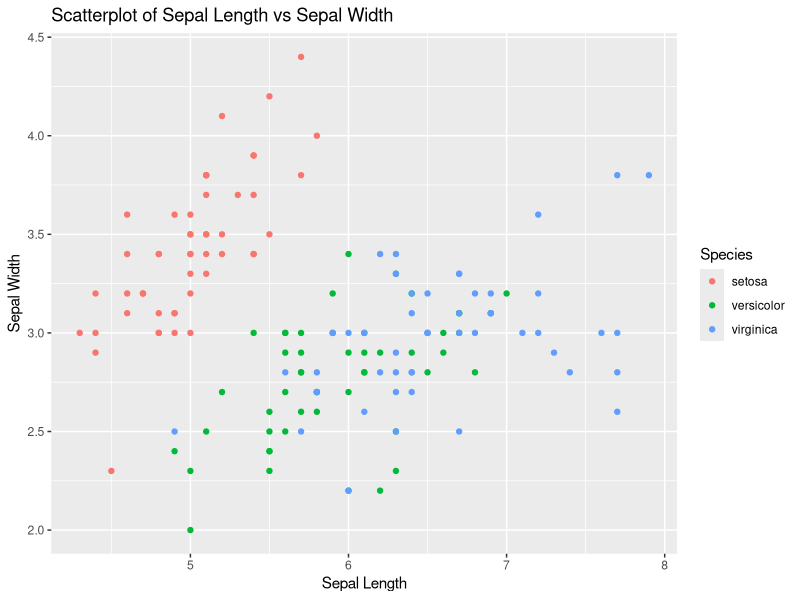
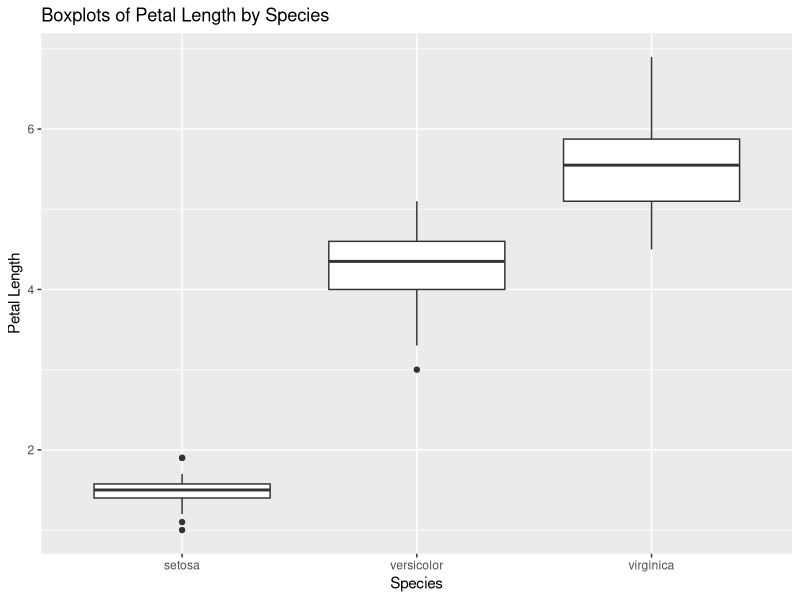
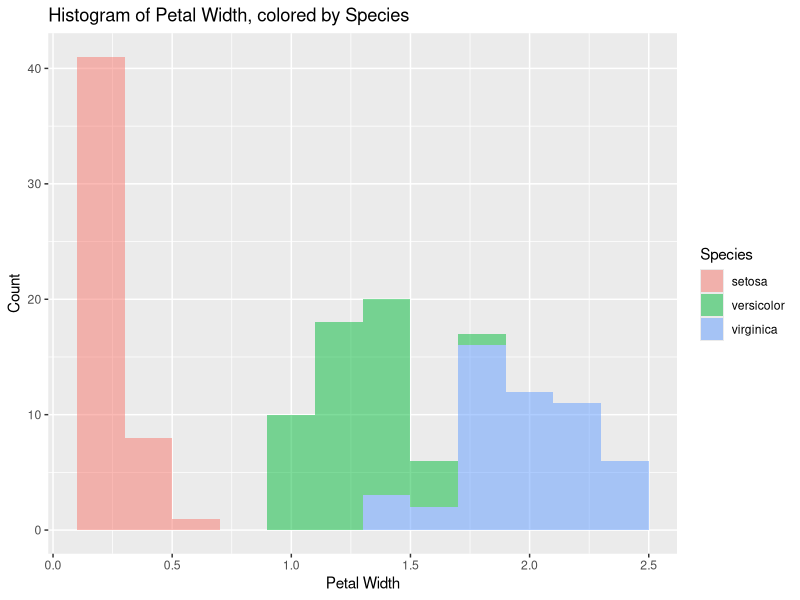
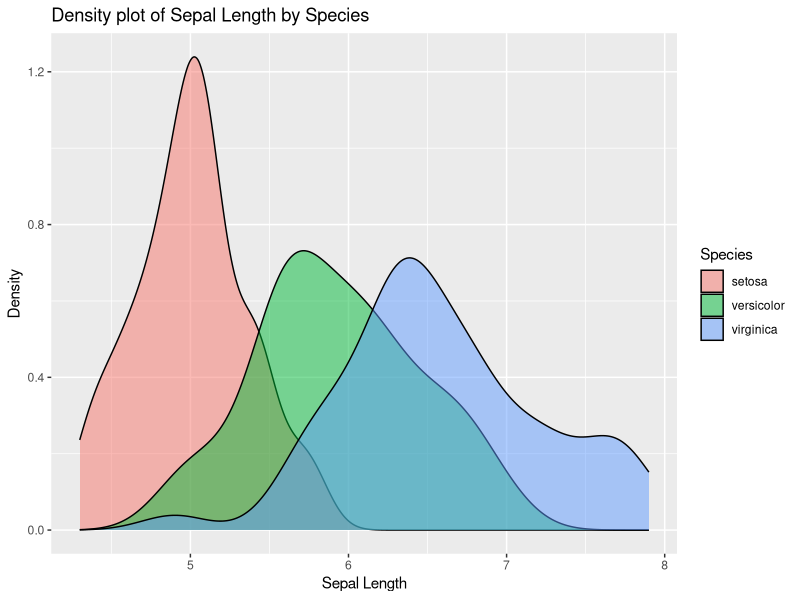
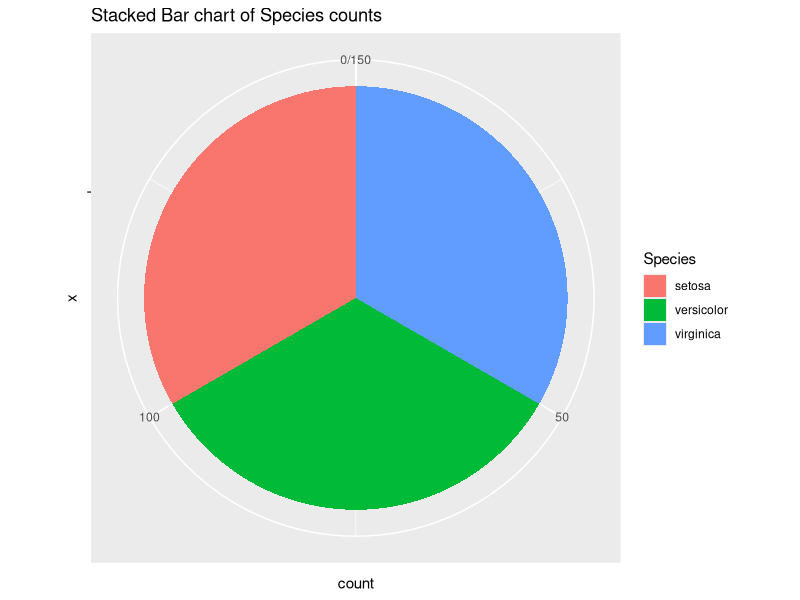
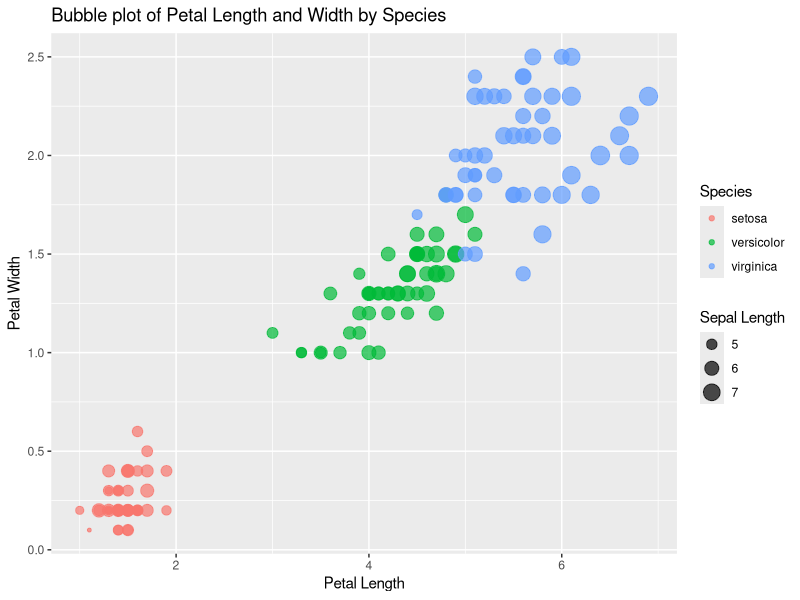

Here is the R script that generated these plots, in order:
library(ggplot2)
data(iris)
#Scatterplot of Sepal Length vs Sepal Width, colored by Species
ggplot(iris, aes(x = Sepal.Length, y = Sepal.Width, color = Species)) + 
  geom_point() +
  labs(title = "Scatterplot of Sepal Length vs Sepal Width", 
       x = "Sepal Length", y = "Sepal Width")
#Boxplots of Petal Length by Species
ggplot(iris, aes(x = Species, y = Petal.Length)) + 
  geom_boxplot() +
  labs(title = "Boxplots of Petal Length by Species", 
       x = "Species", y = "Petal Length")
#Histogram of Petal Width, colored by Species
ggplot(iris, aes(x = Petal.Width, fill = Species)) + 
  geom_histogram(binwidth = 0.2, alpha = 0.5) +
  labs(title = "Histogram of Petal Width, colored by Species", 
       x = "Petal Width", y = "Count")
#Density plot of Sepal Length by Species
ggplot(iris, aes(x = Sepal.Length, fill = Species)) + 
  geom_density(alpha = 0.5) +
  labs(title = "Density plot of Sepal Length by Species", 
       x = "Sepal Length", y = "Density")
#Stacked Bar chart of Species counts
ggplot(iris, aes(x = "", fill = Species)) + 
  geom_bar(width = 1) +
  coord_polar(theta = "y") +
  labs(title = "Stacked Bar chart of Species counts")
#Bubble plot of Petal Length and Width by Species
ggplot(iris, aes(x = Petal.Length, y = Petal.Width, size = Sepal.Length, color = Species)) + 
  geom_point(alpha = 0.7) +
  labs(title = "Bubble plot of Petal Length and Width by Species", 
       x = "Petal Length", y = "Petal Width", size = "Sepal Length")
